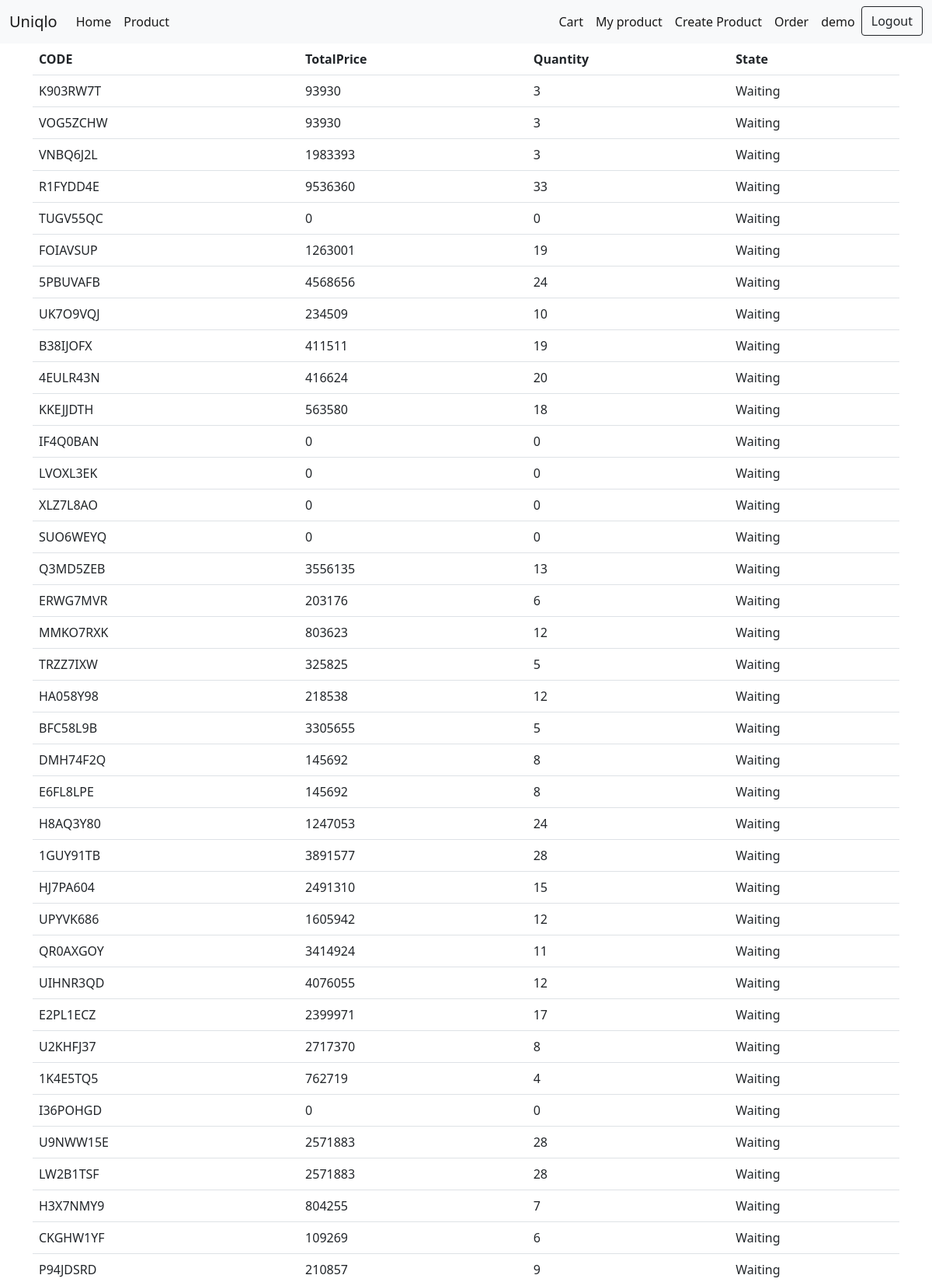
/order/ (signed in, upper part), run on the app's committed database.
### order/models.py (models this page shows, shortened)
class Order(models.Model):
    user = models.ForeignKey(User, on_delete=models.CASCADE)
    code = models.CharField(default="XXXXXXX", max_length=256)
    state = models.CharField(default="Waiting", max_length=256)
    totalprice = models.IntegerField(default=0)
    quantity = models.IntegerField(default=0)
    date = models.DateTimeField(auto_now=True)

### appUser/views.py (the view)
# urls.py: path('order/', views.orderUser, name ='order'),
@login_required
def orderUser(request):
    orders = Order.objects.filter(user=request.user)
    totalprice=0
    quantity=0
    for order in orders:
        totalprice += order.totalprice
        quantity += order.quantity
    return render(request, 'user/order.html', {'orders': orders, 'totalprice': totalprice, 'quantity': quantity})

### templates/user/order.html (shortened to what this page needs)
{% extends "base/base.html" %}
{% block block_body %}
<form action="" method="POST">
<table class="table">
    <tr>
        <th>CODE</th>
        <th>TotalPrice</th>
        <th>Quantity</th>
        <th>State</th>
    </tr>
    {% for order in orders %}
    <tr>
        <td>{{order.code}}</td>
        <td>{{order.totalprice}}</td>
        <td>{{order.quantity}}</td>
        <td>{{order.state}}</td>
    </tr>
    {% endfor %}
</table>
</form>
{% endblock %}

### templates/base/base.html (shortened to what this page needs)
<!doctype html>
<html lang="en">
{% load static %}
<head>
    <link href="https://cdn.jsdelivr.net/npm/bootstrap@5.0.0-beta1/dist/css/bootstrap.min.css" rel="stylesheet"
>
    <link rel="stylesheet" href={% static 'css/style.css' %}>
</head>
<body>
    {% block block_body_not_nav %}
    <nav class="navbar navbar-expand-lg navbar-light bg-light">
        <div class="container-fluid">
            <a class="navbar-brand" href="{% url 'home:index' %}">Uniqlo</a>
            <div class="collapse navbar-collapse" id="navbarSupportedContent">
                <ul class="navbar-nav w-100">
                    <li class="nav-item">
                        <a class="nav-link active" aria-current="page" href="{% url 'home:index' %}">Home</a>
                    </li>
                    <li class="nav-item">
                        <a class="nav-link active" aria-current="page" href="{% url 'appProduct:product' %}">Product</a>
                    </li>
                    <li class="nav-item  ms-auto">
                        <a class="nav-link active" aria-current="page" href="{% url 'order:basket' %}">Cart
                            </a>
                    </li>
                    {% if user.is_authenticated %}
                    <li class="nav-item">
                        <a class="nav-link active" aria-current="page" href="{% url 'appProduct:productuser' %}">My
                            product</a>
                    </li>
                    <li class="nav-item">
                        <a class="nav-link active" aria-current="page"
                            href="{% url 'appProduct:createproduct' %}">Create Product</a>
                    </li>
                    <li class="nav-item">
                        <a class="nav-link active" aria-current="page"
                            href="{% url 'appUser:order' %}">Order</a>
                    </li>
                    <li class="nav-item">
                        <a class="nav-link active" aria-current="page"
                            href="{% url 'appUser:userInfo' %}">{{user.username }}
                        </a>
                    </li>
                    <li class="nav-item">
                        <form action="{% url 'register:logout' %}" method="POST">
                            <button type="submit" class="btn btn-outline-dark">Logout</button>
                        </form>
                    </li>
                    {%endif%}
                </ul>
            </div>
        </div>
    </nav>
    <div class="container">
        {% block block_body %}
        {% endblock %}
        {% endblock block_body_not_nav %}
    </div>
</body>
</html>

### data on the page
Order: code "K903RW7T", totalprice "93930", quantity "3", state "Waiting"
Order: code "VOG5ZCHW", totalprice "93930", quantity "3", state "Waiting"
Order: code "VNBQ6J2L", totalprice "1983393", quantity "3", state "Waiting"
Order: code "R1FYDD4E", totalprice "9536360", quantity "33", state "Waiting"
Order: code "TUGV55QC", totalprice "0", quantity "0", state "Waiting"
Order: code "FOIAVSUP", totalprice "1263001", quantity "19", state "Waiting"
Order: code "5PBUVAFB", totalprice "4568656", quantity "24", state "Waiting"
Order: code "UK7O9VQJ", totalprice "234509", quantity "10", state "Waiting"
Order: code "B38IJOFX", totalprice "411511", quantity "19", state "Waiting"
Order: code "4EULR43N", totalprice "416624", quantity "20", state "Waiting"
Order: code "KKEJJDTH", totalprice "563580", quantity "18", state "Waiting"
Order: code "IF4Q0BAN", totalprice "0", quantity "0", state "Waiting"
Order: code "LVOXL3EK", totalprice "0", quantity "0", state "Waiting"
Order: code "XLZ7L8AO", totalprice "0", quantity "0", state "Waiting"
Order: code "SUO6WEYQ", totalprice "0", quantity "0", state "Waiting"
Order: code "Q3MD5ZEB", totalprice "3556135", quantity "13", state "Waiting"
Order: code "ERWG7MVR", totalprice "203176", quantity "6", state "Waiting"
Order: code "MMKO7RXK", totalprice "803623", quantity "12", state "Waiting"
Order: code "TRZZ7IXW", totalprice "325825", quantity "5", state "Waiting"
Order: code "HA058Y98", totalprice "218538", quantity "12", state "Waiting"
Order: code "BFC58L9B", totalprice "3305655", quantity "5", state "Waiting"
Order: code "DMH74F2Q", totalprice "145692", quantity "8", state "Waiting"
Order: code "E6FL8LPE", totalprice "145692", quantity "8", state "Waiting"
Order: code "H8AQ3Y80", totalprice "1247053", quantity "24", state "Waiting"
Order: code "1GUY91TB", totalprice "3891577", quantity "28", state "Waiting"
Order: code "HJ7PA604", totalprice "2491310", quantity "15", state "Waiting"
Order: code "UPYVK686", totalprice "1605942", quantity "12", state "Waiting"
Order: code "QR0AXGOY", totalprice "3414924", quantity "11", state "Waiting"
Order: code "UIHNR3QD", totalprice "4076055", quantity "12", state "Waiting"
Order: code "E2PL1ECZ", totalprice "2399971", quantity "17", state "Waiting"
Order: code "U2KHFJ37", totalprice "2717370", quantity "8", state "Waiting"
Order: code "1K4E5TQ5", totalprice "762719", quantity "4", state "Waiting"
Order: code "I36POHGD", totalprice "0", quantity "0", state "Waiting"
Order: code "U9NWW15E", totalprice "2571883", quantity "28", state "Waiting"
Order: code "LW2B1TSF", totalprice "2571883", quantity "28", state "Waiting"
Order: code "H3X7NMY9", totalprice "804255", quantity "7", state "Waiting"
Order: code "CKGHW1YF", totalprice "109269", quantity "6", state "Waiting"
Order: code "P94JDSRD", totalprice "210857", quantity "9", state "Waiting"

### other printed values
{{ user.username }} "demo"
